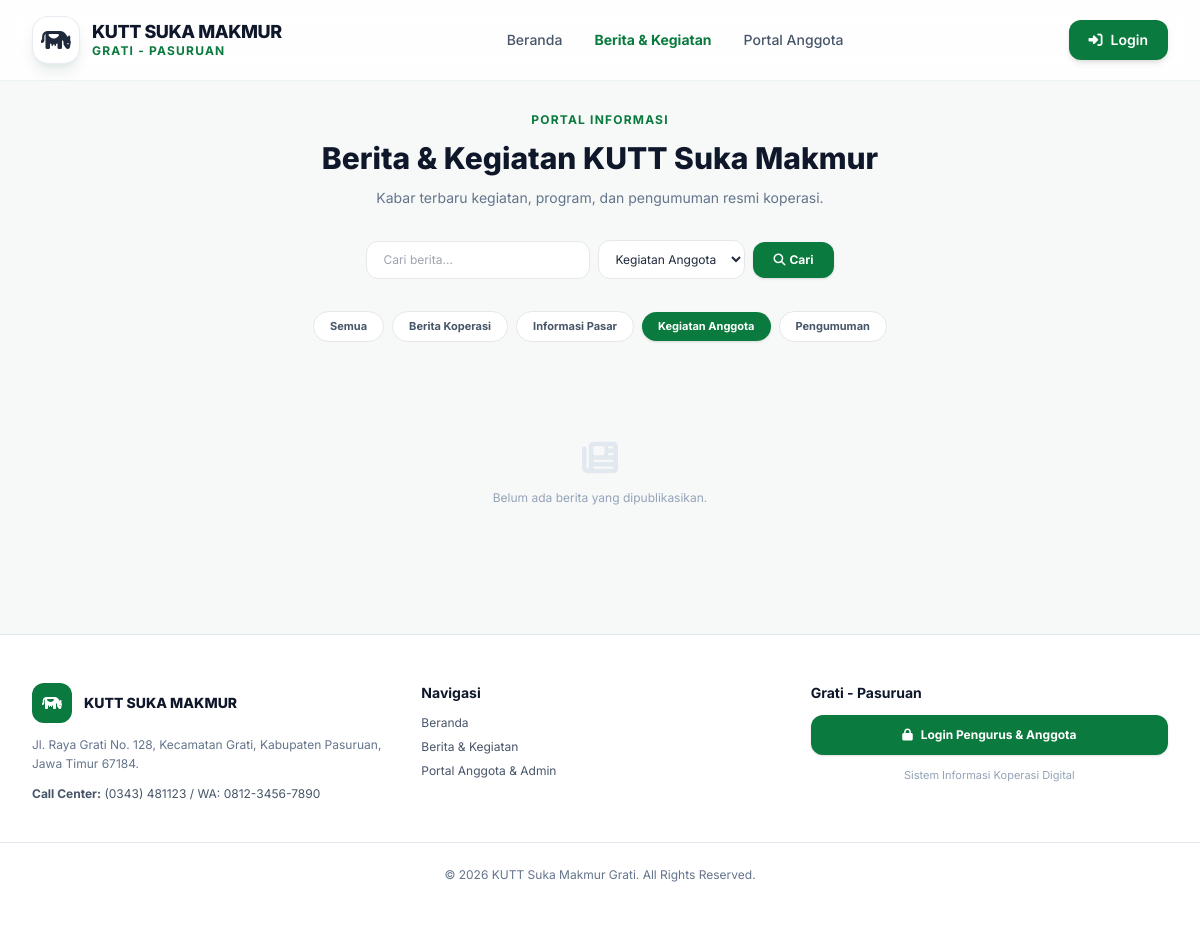
Page /berita?kategori=2 on the committed database.
### tables this page shows
CREATE TABLE `settings` (
  `setting_key` varchar(60) NOT NULL,
  `setting_value` text DEFAULT NULL,
  `updated_at` datetime DEFAULT NULL,
  `updated_by` int(10) unsigned DEFAULT NULL,
  PRIMARY KEY (`setting_key`),
  KEY `fk_settings_user` (`updated_by`),
  CONSTRAINT `fk_settings_user` FOREIGN KEY (`updated_by`) REFERENCES `users` (`id`) ON DELETE SET NULL
);

CREATE TABLE `news_categories` (
  `id` int(10) unsigned NOT NULL AUTO_INCREMENT,
  `name` varchar(60) NOT NULL,
  `slug` varchar(80) NOT NULL,
  PRIMARY KEY (`id`),
  UNIQUE KEY `uq_nc_slug` (`slug`)
);

### src/views/public/news.php (the view, shortened to what the rows shown need)
<?php
$categories = $categories ?? [];
$activeCategory = $activeCategory ?? null;
$brand = $brand ?? \App\Models\Setting::all();
$navItems = [
    ['path' => '/', 'label' => 'Beranda'],
    ['path' => '/berita', 'label' => 'Berita & Kegiatan'],
    ['path' => '/login', 'label' => 'Portal Anggota'],
];
    ?>
    <?php
PortalLayout::header($brand, $navItems, '/berita');
?>
<main class="pt-28 pb-16">
  <div class="max-w-7xl mx-auto px-4 sm:px-6 lg:px-8 space-y-8">
    <div class="text-center max-w-2xl mx-auto space-y-3">
      <h2 class="text-xs font-bold text-kutt-primary uppercase tracking-widest section-eyebrow">PORTAL INFORMASI</h2>
      <h1 class="text-2xl sm:text-3xl font-extrabold font-poppins text-slate-900">Berita &amp; Kegiatan KUTT Suka Makmur</h1>
    </div>
    <div class="flex flex-wrap items-center justify-center gap-2">
      <a href="/berita" class="px-4 py-1.5 rounded-full text-[11px] font-bold transition <?= $activeCategory === null ? 'bg-kutt-primary text-white shadow' : 'bg-white text-slate-600 border hover:border-kutt-primary hover:text-kutt-primary' ?>">Semua</a>
      <?php foreach ($categories as $c): ?>
        <a href="/berita?kategori=<?= (int) $c['id'] ?>" class="px-4 py-1.5 rounded-full text-[11px] font-bold transition <?= $activeCategory == $c['id'] ? 'bg-kutt-primary text-white shadow' : 'bg-white text-slate-600 border hover:border-kutt-primary hover:text-kutt-primary' ?>"><?= e((string) $c['name']) ?></a>
      <?php endforeach; ?>
    </div>
  </div>
</main>
<?php PortalLayout::footer($brand); ?>

### src/Support/PortalLayout.php (shortened to what the rows shown need)
<?php
final class PortalLayout
{
    public static function header(array $brand, array $navItems, string $activePath = ''): void
    {
        $brandName    = (string) ($brand['brandName'] ?? 'KUTT SUKA MAKMUR');
        $subBrand     = (string) ($brand['subBrand'] ?? 'Grati - Pasuruan');
        $logoIcon     = (string) ($brand['logoIcon'] ?? 'fa-solid fa-cow');
        $logoImage    = (string) ($brand['logoImage'] ?? '');
        $colorPrimary = (string) ($brand['colorPrimary'] ?? '#0b7a3e');
        $isLoggedIn   = \App\Core\Auth::check();
        $iconTags = is_file(BASE_PATH . '/public/favicon.ico')
            ? '<link rel="icon" href="/favicon.ico" sizes="any">'
            : '<link rel="icon">';
        if (is_file(BASE_PATH . '/public/apple-touch-icon.png')) {
            $iconTags .= '<link rel="apple-touch-icon" href="/apple-touch-icon.png">';
        }
        if (is_file(BASE_PATH . '/public/icon-192.png') && is_file(BASE_PATH . '/public/icon-512.png')) {
            $iconTags .= '<link rel="icon" type="image/png" sizes="192x192" href="/icon-192.png">'
                . '<link rel="icon" type="image/png" sizes="512x512" href="/icon-512.png">'
                . '<link rel="manifest" href="/site.webmanifest">';
        }
        $ogTags = '';
        echo '<!DOCTYPE html>
<html lang="id" class="h-full bg-slate-50 scroll-smooth">
<head>
  <title>' . e($brandName) . '</title>
  <script src="https://cdn.tailwindcss.com"></script>
  ' . $iconTags . $ogTags . '
  <link rel="stylesheet" href="https://cdnjs.cloudflare.com/ajax/libs/font-awesome/6.4.0/css/all.min.css">
    :root { --kutt-primary: ' . e($colorPrimary) . '; --kutt-dark: ' . e((string) ($brand['colorDark'] ?? '#052e1a')) . '; --kutt-gold: ' . e((string) ($brand['colorGold'] ?? '#ffc107')) . '; }
  <meta name="csrf-token" content="' . e(\App\Core\Csrf::token()) . '">
</head>
<body class="h-full font-sans text-slate-800 bg-[#F7F9F8] antialiased">
<header class="fixed top-0 left-0 right-0 z-40 glass-nav transition-all duration-300">
  <div class="max-w-7xl mx-auto px-4 sm:px-6 lg:px-8 h-20 flex items-center justify-between">
    <a href="/" class="flex items-center gap-3 group">
      <div class="w-12 h-12 rounded-2xl bg-white border border-slate-200/80 flex items-center justify-center font-bold text-2xl shadow-lg shadow-emerald-900/10 group-hover:scale-105 transition overflow-hidden">'
            . ($logoImage !== ''
                ? '<img src="' . e($logoImage) . '" alt="Logo" class="w-full h-full object-contain">'
                : '<i class="' . e($logoIcon) . '"></i>') . '
      </div>
      <div>
        <span class="font-poppins font-extrabold text-lg text-slate-900 tracking-tight block leading-tight">' . e($brandName) . '</span>
        <span class="text-xs font-bold text-kutt-primary uppercase tracking-widest block">' . e($subBrand) . '</span>
      </div>
    </a>
    <nav class="hidden md:flex items-center gap-8 text-sm font-medium text-slate-600">';
        echo '</nav>
    <div class="flex items-center gap-3">
      ' . ($isLoggedIn
            ? '<a href="/dashboard" class="px-5 py-2.5 bg-kutt-primary hover:opacity-90 text-white font-semibold rounded-xl text-xs sm:text-sm shadow-md transition flex items-center gap-2"><i class="fa-solid fa-gauge-high"></i><span class="hidden sm:inline">Dashboard</span></a>'
            : '<a href="/login" class="px-5 py-2.5 bg-kutt-primary hover:opacity-90 text-white font-semibold rounded-xl text-xs sm:text-sm shadow-md transition flex items-center gap-2"><i class="fa-solid fa-right-to-bracket"></i><span>Login</span></a>') . '
      <button type="button" onclick="toggleMobileNav()" class="md:hidden p-2.5 rounded-xl bg-slate-100 text-slate-800 text-xl hover:bg-slate-200 transition"><i id="mobileMenuIcon" class="fa-solid fa-bars"></i></button>
    </div>
  </div>
</header>
<div id="mobileNavBackdrop" onclick="toggleMobileNav()" class="md:hidden hidden fixed inset-0 bg-slate-900/60 backdrop-blur-sm z-40 transition-opacity duration-300"></div>
<aside id="mobileNavDrawer" class="md:hidden fixed top-0 right-0 h-full w-72 max-w-[85%] bg-white z-50 shadow-2xl transform translate-x-full transition-transform duration-300 flex-col">
  <div class="flex items-center justify-between p-5 border-b border-slate-100">
    <span class="font-poppins font-extrabold text-sm text-slate-900">Menu Navigasi</span>
    <button type="button" onclick="toggleMobileNav()" class="p-2 rounded-lg bg-slate-100 text-slate-600"><i class="fa-solid fa-xmark"></i></button>
  </div>
  <nav class="flex-1 overflow-y-auto custom-scrollbar p-5 space-y-1 text-sm font-semibold text-slate-700">';
        echo '</nav>
  <div class="p-5 border-t border-slate-100">
    <a href="' . ($isLoggedIn ? '/dashboard' : '/login') . '" onclick="toggleMobileNav()" class="w-full px-5 py-3 bg-kutt-primary hover:opacity-90 text-white font-semibold rounded-xl text-sm shadow-md transition flex items-center justify-center gap-2">
      <i class="fa-solid fa-right-to-bracket"></i> ' . ($isLoggedIn ? 'Buka Dashboard' : 'Login') . '
    </a>
  </div>
</aside>
<script>
function toggleMobileNav() {
  var drawer = document.getElementById("mobileNavDrawer");
  var backdrop = document.getElementById("mobileNavBackdrop");
  var icon = document.getElementById("mobileMenuIcon");
  if (!drawer || !backdrop) return;
  var isOpen = drawer.classList.contains("translate-x-0");
  if (isOpen) {
    drawer.classList.remove("translate-x-0"); drawer.classList.add("translate-x-full");
    backdrop.classList.add("hidden"); document.body.classList.remove("overflow-hidden");
    if (icon) icon.className = "fa-solid fa-bars";
  } else {
    drawer.classList.remove("translate-x-full"); drawer.classList.add("translate-x-0");
    backdrop.classList.remove("hidden"); document.body.classList.add("overflow-hidden");
    if (icon) icon.className = "fa-solid fa-xmark";
  }
}
window.addEventListener("scroll", function () {
  document.querySelectorAll(".glass-nav").forEach(function (h) { h.classList.toggle("nav-scrolled", window.scrollY > 24); });
});
</script>';
    }
    public static function footer(array $brand): void
    {
        $brandName  = (string) ($brand['brandName'] ?? 'KUTT SUKA MAKMUR');
        $subBrand   = (string) ($brand['subBrand'] ?? 'Grati - Pasuruan');
        $logoIcon   = (string) ($brand['logoIcon'] ?? 'fa-solid fa-cow');
        $logoImage  = (string) ($brand['logoImage'] ?? '');
        $address    = (string) ($brand['footerAddress'] ?? '');
        $phone      = (string) ($brand['footerPhone'] ?? '');
        $copyright  = (string) ($brand['footerCopyright'] ?? ('© ' . date('Y') . ' ' . $brandName));
        echo '<footer class="py-12 bg-white border-t border-slate-200 mt-auto">
  <div class="max-w-7xl mx-auto px-4 sm:px-6 lg:px-8 grid grid-cols-1 sm:grid-cols-3 gap-8">
    <div class="space-y-3">
      <div class="flex items-center gap-3">
        <div class="w-10 h-10 rounded-xl bg-kutt-primary text-white flex items-center justify-center font-bold overflow-hidden">'
            . ($logoImage !== '' ? '<img src="' . e($logoImage) . '" alt="Logo" class="w-full h-full object-contain">' : '<i class="' . e($logoIcon) . '"></i>') . '
        </div>
        <h4 class="font-extrabold font-poppins text-slate-900 text-sm">' . e($brandName) . '</h4>
      </div>
      <p class="text-xs text-slate-500 leading-relaxed">' . nl2br(e($address)) . '</p>
      <p class="text-xs text-slate-600"><strong>Call Center:</strong> ' . e($phone) . '</p>
    </div>
    <div class="space-y-2 text-xs text-slate-600">
      <h5 class="font-bold font-poppins text-slate-900 text-sm mb-3">Navigasi</h5>
      <a href="/" class="block hover:text-kutt-primary transition">Beranda</a>
      <a href="/berita" class="block hover:text-kutt-primary transition">Berita &amp; Kegiatan</a>
      <a href="/login" class="block hover:text-kutt-primary transition">Portal Anggota &amp; Admin</a>
    </div>
    <div class="space-y-3">
      <h5 class="font-bold font-poppins text-slate-900 text-sm">' . e($subBrand) . '</h5>
      <a href="/login" class="w-full py-3 bg-kutt-primary hover:opacity-90 text-white text-xs font-bold rounded-xl shadow transition flex items-center justify-center gap-2">
        <i class="fa-solid fa-lock"></i><span>Login Pengurus &amp; Anggota</span>
      </a>
      <p class="text-[11px] text-center text-slate-400">Sistem Informasi Koperasi Digital</p>
    </div>
  </div>
  <div class="mt-10 pt-6 border-t border-slate-200 text-center text-xs text-slate-500">
    <p>' . e($copyright) . '</p>
  </div>
</footer>
</body>
</html>';
    }
}

### rows in the picture
settings: setting_value "GRATI - PASURUAN"
news_categories: name "Berita Koperasi"
news_categories: name "Informasi Pasar"
news_categories: name "Kegiatan Anggota"
news_categories: name "Pengumuman"

### other values in the picture
$brandName "KUTT SUKA MAKMUR"
$item['label'] "Beranda"
$item['label'] "Berita & Kegiatan"
$item['label'] "Portal Anggota"
$address "Jl. Raya Grati No. 128, Kecamatan Grati, Kabupaten Pasuruan, Jawa Timur 67184."
$phone "(0343) 481123 / WA: 0812-3456-7890"
$subBrand "Grati - Pasuruan"
$copyright "© 2026 KUTT Suka Makmur Grati. All Rights Reserved."
form field kategori "Kegiatan Anggota"
